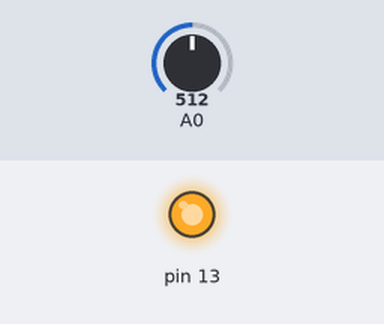
Bench run of a sketch on a simulated Arduino Uno, built with avr-gcc and run on an emulated ATmega328P. Shown: output pins drawn as LEDs (lit = HIGH). The inputs (shaded band) are chosen by the test bench; at power-on: A0 = 512. What the sketch prints to the serial monitor is not drawn.

Above: at 1.2 s.
1.3 s: A0 set to 314
2.8 s: A0 set to 287
At 4.0 s:
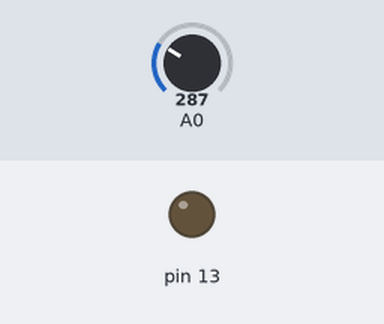
4.3 s: A0 set to 306
At 5.2 s:
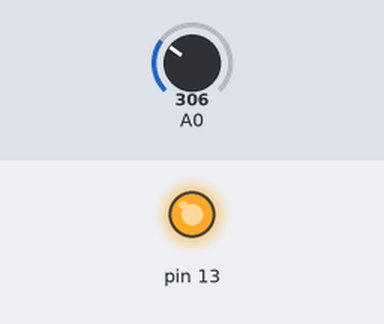
5.8 s: A0 set to 290
At 6.5 s:
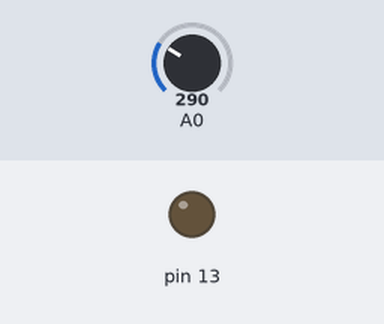
Timing chart, 0 to 8.3 s (numbered marks = the images above; inputs shaded):
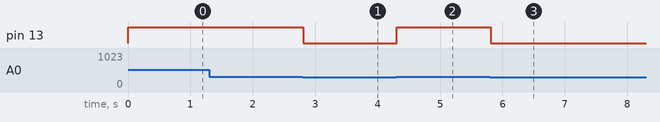

Measured:
- the behaviour switches between 301 and 300 on A0 (found by bisection; images 0 and 1)
- after the input at 1.3 s, every drawn part: stays the same
- after the input at 2.8 s, pin 13: HIGH → LOW at once
- after the input at 4.3 s, pin 13: LOW → HIGH at once
- after the input at 5.8 s, pin 13: HIGH → LOW at once

The sketch:

Exp5_Night_Lamp.ino
```cpp
int sensorValue = 0;
double voltage;
void setup() {
  Serial.begin(9600);
  pinMode(13,OUTPUT);

}

void loop() {
  sensorValue = analogRead(A0);

  voltage = (double)(sensorValue * sensorValue * (5/1024));
  Serial.println(voltage);

if(sensorValue > 300)
{
  digitalWrite(13,HIGH);
}
else digitalWrite(13,LOW);

}
```
